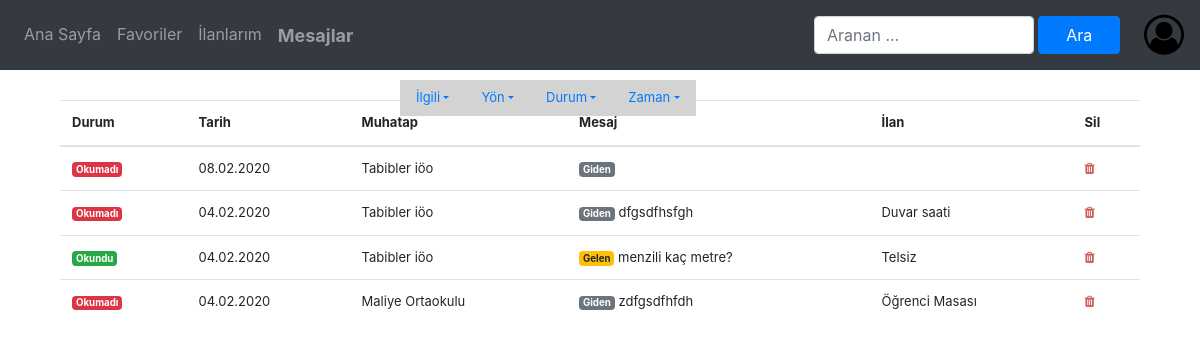
Screenshot of /mesajlarim/ (signed in) with the database file from the repository.
### app/models.py (models this page shows, shortened)
class Mesaj(models.Model):
    gonderen_id = models.IntegerField(null=True, blank=False)
    gonderilen_id = models.IntegerField(null=True, blank=False)
    mesaj_metni = models.TextField(null=True, blank=False)
    ilgili_ilan = models.ForeignKey('ilan', null=True, blank=True, on_delete=models.SET_NULL)
    okundu = models.BooleanField(default=False)
    silindi = models.IntegerField(null=True, blank=True, default=0)
    tarih = models.DateTimeField(auto_now_add=True)
    def gonderenKim(self, ben_id):
        if self.gonderen_id == ben_id:
            return 'Ben'
        else:
            try:
                x = User.objects.get(id=self.gonderen_id)
                return x.kurum
            except:
                return 'Gönderen Silinmiş'
    def gonderilenKim(self, ben_id):
        if self.gonderilen_id == ben_id:
            return 'Ben'
        else:
            try:
                x = User.objects.get(id=self.gonderilen_id)
                return x.kurum
            except:
                return 'Gönderilen Silinmiş'
    def mesaj_getir(sahip, filtre):
        ilgi = yon = durum = zaman = ""
        x = filtre.split('-')
        ilgi = x[0].split(':')[1]
        yon = x[1].split(':')[1]
        durum = x[2].split(':')[1]
        zaman = x[3].split(':')[1]
        s = Mesaj.objects.filter(
            (Q(gonderilen_id=sahip.id) & Q(silindi__in=[0, 1])) | (Q(gonderen_id=sahip.id) & Q(silindi__in=[0, 2]))).order_by(Coalesce('tarih', 'id').desc())
        if ilgi == 'kurum':
            s = s.filter(ilgili_ilan__isnull=True)
        elif ilgi == 'ilan':
            s = s.filter(ilgili_ilan__isnull=False)
        if yon == 'giden':
            s = s.filter(gonderen_id=sahip.id)
        elif yon == 'gelen':
            s = s.filter(gonderilen_id=sahip.id)
        if durum == 'okunmadi':
            s = s.filter(okundu=False)
        elif durum == 'okundu':
            s = s.filter(okundu=True)
        bugun_min = datetime.datetime.combine(datetime.date.today(), datetime.time.min)
        if zaman == 'bugun':
            bugun_max = datetime.datetime.combine(datetime.date.today(), datetime.time.max)
            s = s.filter(tarih__range=(bugun_min, bugun_max))
        elif zaman == 'buhafta':
            buhafta_max = bugun_min + timedelta(weeks=1)
            s = s.filter(tarih__range=(bugun_min, buhafta_max))
        elif zaman == 'buay':
            buay_max = bugun_min + timedelta(days=30)
            s = s.filter(tarih__range=(bugun_min, buay_max))
        return s

class User(AbstractUser):
    username = None
    email = models.EmailField(_('email address'), unique=True)
    kurum = models.CharField(max_length=100, verbose_name='Kurum', null=True)
    kurum_adres = models.CharField(max_length=200, verbose_name='Kurum adresi', null=True)
    phone_regex = RegexValidator(regex=r'^\+?[1-9][0-9]{2} ?[0-9]{3} ?[0-9]{2} ?[0-9]{2}$',
                                 message="Telefon numarası şu şeklillerden biri gibi olmalı: '+9999999999' veya "
                                         "'9999999999' veya '999 9999999' veya '999 999 9999' veya '999 999 99 99'.")
    kurum_telefon = models.CharField(validators=[phone_regex], max_length=17, null=True,
                                     verbose_name='Kurum telefonu')  # validators should be a list
    kurum_web_adres = models.URLField(verbose_name='Kurum web adresi', null=True)
    kurum_il = models.ForeignKey('il', on_delete=models.SET_NULL, null=True, blank=False)
    kurum_ilce = ChainedForeignKey('ilce', chained_field="kurum_il", chained_model_field="ill", show_all=False,
                                   auto_choose=True,
                                   sort=False, null=True, blank=False)
    kurum_mahalle = ChainedForeignKey('mahalle', chained_field="kurum_ilce", chained_model_field='ilcee',
                                      show_all=False,
                                      auto_choose=True, sort=False, null=True, blank=False)
    USERNAME_FIELD = 'email'
    REQUIRED_FIELDS = []
    objects = UserManager()
    def __str__(self):
        return str(self.kurum)

class ilan(models.Model):
    sahip = models.ForeignKey('User', null=True, on_delete=models.SET_NULL)
    kategori = models.ForeignKey('Kategori', null=True, on_delete=models.SET_NULL)
    ad = models.CharField(max_length=40, verbose_name='ilan adı', null=True)
    adet = models.IntegerField(verbose_name='Adet', default=1, null=True)
    aciklama = models.TextField(verbose_name='Açıklama', blank=True)
    yayinda = models.BooleanField(verbose_name='Yayında', default=True)
    olusturma_tarihi = models.DateField(auto_now=True, null=False, blank=False)
    silme_tarihi = models.DateField(null=True, blank=True)
    kurum = models.CharField(max_length=200, null=True, blank=True)
    kucuk_resim = models.ImageField(upload_to='silinenilanlar', editable=False, blank=True, null=True)

### app/views.py (the view)
# urls.py: path('mesajlarim/', views.mesajlarim, name='tummesajlarimislemi'),
@login_required(login_url='girisislemi')
def mesajlarim(request, filitre='ilan:hepsi-yon:hepsi-durum:hepsi-zaman:hepsi', id=None, islem=None):
    if id:
        if islem == 'sil':
            m = Mesaj.objects.get(id=id)
            m.sil(user_id=request.user.id)
    x = Mesaj.mesaj_getir(request.user, filitre)
    return render(request, 'mesajlar.html', {'islem': 'mesajlar', 'filtre': filitre, 'mesajlar': x, 'user': request.user})

### app/templatetags/mesajlarFilitre_islemleri.py (called while the page is built)
@register.filter
def yeni_filitre_olustur(eskiFiltre, eklenecek):
    e = eklenecek.split(':')
    f = eskiFiltre.split('-')
    if e[0] == 'ilgili':
        f[0] = 'ilgili:' + e[1]
    elif e[0] == 'yon':
        f[1] = 'yon:' + e[1]
    elif e[0] == 'durum':
        f[2] = 'durum:' + e[1]
    elif e[0] == 'zaman':
        f[3] = 'zaman:' + e[1]
    s = ''
    for x in f:
        if s:
            s = s + '-'
        s = s + x
    return s

@register.filter
def degerGetir(filitre, hangisini):
    f = filitre.split('-')
    x = ''
    if hangisini == 'ilgili':
        x = f[0].split(':')[1].upper()
    elif hangisini == 'yon':
        x = f[1].split(':')[1].upper()
    elif hangisini == 'durum':
        x = f[2].split(':')[1].upper()
    elif hangisini == 'zaman':
        x = f[3].split(':')[1].upper()
    if x == 'HEPSI':
        x = ''
    else:
        x = ': ' + x
    return x

@register.filter
def mesajSahisGetir(mesaj, user_id):
    s = mesaj.gonderenKim(user_id)
    if s != 'Ben':
        return s
    else:
        return mesaj.gonderilenKim(user_id)

@register.filter
def mesaj_gelen(mesaj, user_id):
    return mesaj.gonderilenKim(user_id) == 'Ben'

### templates/mesajlar.html (shortened to what this page needs)
{% extends 'includes/base.html' %}
{% load mesajlarFilitre_islemleri %}
{% load static %}
{% block navbar %}
    {% include 'includes/navbar.html' with islem=islem %}
    <div class="row fixed-top offset-lg-4 offset-md-3"
         style="margin-top: 80px;"> {% include 'includes/mesajNavBar.html' with f=filtre %}</div>
{% endblock %}
{% block body %}
    <form method="post">
        <div class="container">
            <div class="row">
                {% if mesajlar %}
                    <div class="col align-self-center">
                        <table class="table" style="font-size: small">
                            <thead>
                            <tr>
                                <th scope="col">Durum</th>
                                <th scope="col">Tarih</th>
                                <th scope="col">Muhatap</th>
                                <th scope="col">Mesaj</th>
                                <th scope="col">İlan</th>
                                <th scope="col">Sil</th>
                            </tr>
                            </thead>
                            <tbody>
                            {% for mesaj in mesajlar %}
                                <tr onclick="document.location = '{% url 'ilanMesajlari' mesaj.id %}'">
                                    <th scope="row">{% if mesaj|mesaj_gelen:user.id %}{% if mesaj.okundu %}
                                        <span class="badge badge-success">Okundu</span>{% else %}
                                        <span class="badge badge-danger">Okunmadı</span>{% endif %}{% else %}
                                    {% if mesaj.okundu %} <span class="badge badge-success">Okudu</span>{% else %}
                                        <span class="badge badge-danger">Okumadı</span>{% endif %}{% endif %}</th>
                                    <td>
                                        {{ mesaj.tarih|date:"d.m.Y" }}
                                    </td>
                                    <td>
                                        {{ mesaj|mesajSahisGetir:user.id|truncatechars:25 }}
                                    </td>
                                    <td>
                                        {% if mesaj|mesaj_gelen:user.id %}
                                            <span class="badge badge-warning">Gelen</span>{% else %}
                                            <span class="badge badge-secondary">Giden</span>{% endif %}  {{ mesaj.mesaj_metni|truncatechars:30 }}
                                    </td>
                                    <td>
                                        {{ mesaj.ilgili_ilan.ad|truncatechars:20 }}
                                    </td>
                                    <td>
                                        <a href="{% url 'mesajdaislemyap' filtre mesaj.id 'sil' %}" class="card-link"
                                           title="Mesajı sil">
                                            <span class="fa fa-trash" style="color: indianred"></span>
                                        </a>
                                    </td>
                                </tr>
                            {% endfor %}
                            </tbody>
                        </table>
                    </div>
                {% else %}
                    <div class="col alert-danger d-block text-center" style="font-size: x-large">Henüz görüntülenecek
                        mesajınız yok
                    </div>
                {% endif %}
            </div>
        </div>
    </form>
{% endblock %}

### rows the page displays
Mesaj: okundu "Okumadı", tarih "08.02.2020", gonderen+gonderilen "Tabibler iöo", shows "Giden"
Mesaj: okundu "Okumadı", tarih "04.02.2020", gonderen+gonderilen "Tabibler iöo", shows "Giden", mesaj_metni "dfgsdfhsfgh", ilgili_ilan.ad "Duvar saati"
Mesaj: gonderilen_id "Okundu", tarih "04.02.2020", gonderen.kurum "Tabibler iöo", mesaj_metni "menzili kaç metre?", ilgili_ilan.ad "Telsiz"
Mesaj: okundu "Okumadı", tarih "04.02.2020", gonderen+gonderilen "Maliye Ortaokulu", shows "Giden", mesaj_metni "zdfgsdfhfdh", ilgili_ilan.ad "Öğrenci Masası"
